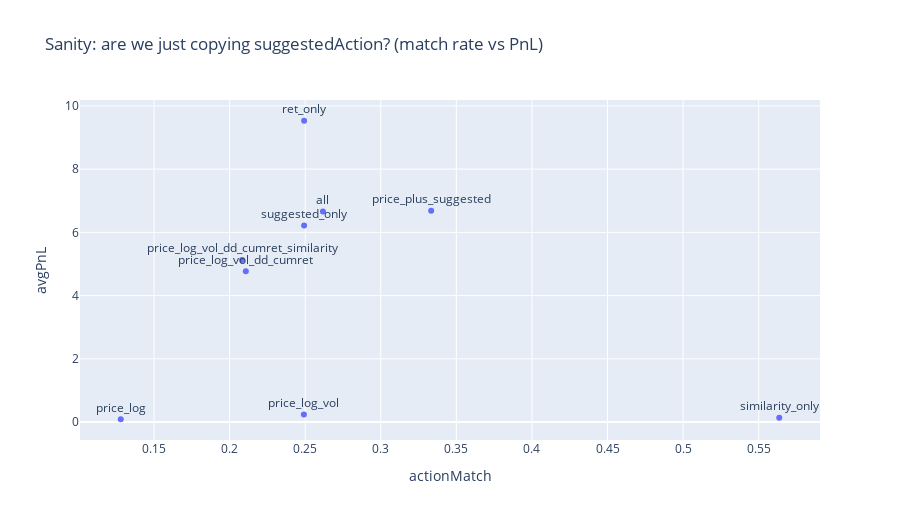

Notebook code for this chart:
### Code cell
fig = px.scatter(
    ablation,
    x="actionMatch",
    y="avgPnL",
    text="featureSet",
    title="Sanity: are we just copying suggestedAction? (match rate vs PnL)",
)
fig.update_traces(textposition="top center")
fig.update_layout(height=520)
fig

### Figure 1 — Plotly figure (JSON) as saved in the notebook; plotly's stock layout.template omitted (floating-point values rounded to 4 significant figures)
{"data": [{"hovertemplate": "actionMatch=%{x}<br>avgPnL=%{y}<br>featureSet=%{text}<extra></extra>", "legendgroup": "", "marker": {"color": "#636efa", "symbol": "circle"}, "mode": "markers+text", "name": "", "orientation": "v", "showlegend": false, "text": ["ret_only", "price_plus_suggested", "all", "suggested_only", "price_log_vol_dd_cumret_similarity", "price_log_vol_dd_cumret", "price_log_vol", "similarity_only", "price_log"], "textposition": "top center", "type": "scatter", "x": [0.2493, 0.3333, 0.2617, 0.2493, 0.2083, 0.2107, 0.2491, 0.5636, 0.128], "xaxis": "x", "y": [9.53, 6.687, 6.659, 6.217, 5.128, 4.767, 0.2406, 0.1403, 0.08917], "yaxis": "y"}], "layout": {"height": 520, "legend": {"tracegroupgap": 0}, "title": {"text": "Sanity: are we just copying suggestedAction? (match rate vs PnL)"}, "xaxis": {"anchor": "y", "domain": [0, 1], "title": {"text": "actionMatch"}}, "yaxis": {"anchor": "x", "domain": [0, 1], "title": {"text": "avgPnL"}}}}
